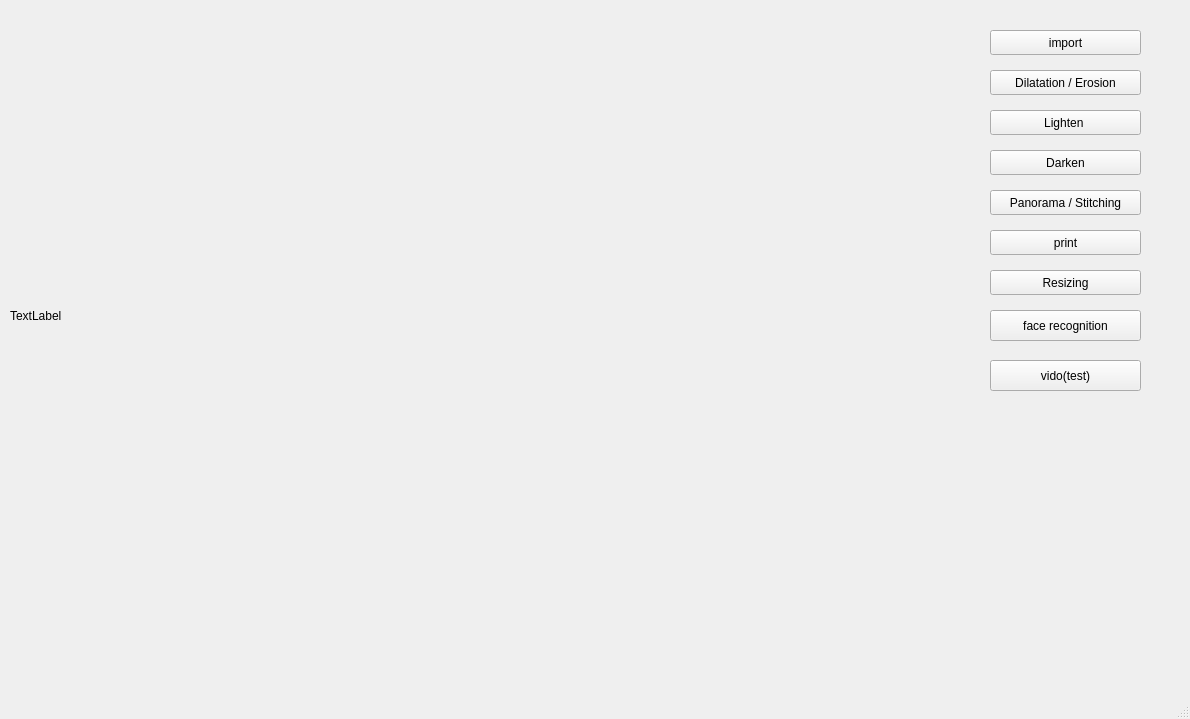
<?xml version="1.0" encoding="UTF-8"?>
<ui version="4.0">
 <class>MainWindow</class>
 <widget class="QMainWindow" name="MainWindow">
  <property name="geometry">
   <rect>
    <x>0</x>
    <y>0</y>
    <width>1190</width>
    <height>719</height>
   </rect>
  </property>
  <property name="windowTitle">
   <string>MainWindow</string>
  </property>
  <widget class="QWidget" name="centralwidget">
   <widget class="QPushButton" name="dilatation">
    <property name="geometry">
     <rect>
      <x>990</x>
      <y>70</y>
      <width>151</width>
      <height>25</height>
     </rect>
    </property>
    <property name="text">
     <string>Dilatation / Erosion</string>
    </property>
   </widget>
   <widget class="QPushButton" name="chicun">
    <property name="geometry">
     <rect>
      <x>990</x>
      <y>270</y>
      <width>151</width>
      <height>25</height>
     </rect>
    </property>
    <property name="text">
     <string>Resizing</string>
    </property>
   </widget>
   <widget class="QPushButton" name="liangdu">
    <property name="geometry">
     <rect>
      <x>990</x>
      <y>110</y>
      <width>151</width>
      <height>25</height>
     </rect>
    </property>
    <property name="text">
     <string>Lighten </string>
    </property>
   </widget>
   <widget class="QPushButton" name="hebing">
    <property name="geometry">
     <rect>
      <x>990</x>
      <y>190</y>
      <width>151</width>
      <height>25</height>
     </rect>
    </property>
    <property name="text">
     <string>Panorama / Stitching</string>
    </property>
   </widget>
   <widget class="QPushButton" name="pushButton_showImage">
    <property name="geometry">
     <rect>
      <x>990</x>
      <y>30</y>
      <width>151</width>
      <height>25</height>
     </rect>
    </property>
    <property name="text">
     <string>import</string>
    </property>
   </widget>
   <widget class="QLabel" name="label">
    <property name="geometry">
     <rect>
      <x>10</x>
      <y>10</y>
      <width>961</width>
      <height>611</height>
     </rect>
    </property>
    <property name="text">
     <string>TextLabel</string>
    </property>
   </widget>
   <widget class="QPushButton" name="print">
    <property name="geometry">
     <rect>
      <x>990</x>
      <y>230</y>
      <width>151</width>
      <height>25</height>
     </rect>
    </property>
    <property name="text">
     <string>print</string>
    </property>
   </widget>
   <widget class="QPushButton" name="andu">
    <property name="geometry">
     <rect>
      <x>990</x>
      <y>150</y>
      <width>151</width>
      <height>25</height>
     </rect>
    </property>
    <property name="text">
     <string>Darken</string>
    </property>
   </widget>
   <widget class="QPushButton" name="renlian">
    <property name="geometry">
     <rect>
      <x>990</x>
      <y>310</y>
      <width>151</width>
      <height>31</height>
     </rect>
    </property>
    <property name="text">
     <string>face recognition</string>
    </property>
   </widget>
   <widget class="QPushButton" name="pushButton">
    <property name="geometry">
     <rect>
      <x>990</x>
      <y>360</y>
      <width>151</width>
      <height>31</height>
     </rect>
    </property>
    <property name="text">
     <string>vido(test)</string>
    </property>
   </widget>
  </widget>
  <widget class="QMenuBar" name="menubar">
   <property name="geometry">
    <rect>
     <x>0</x>
     <y>0</y>
     <width>1190</width>
     <height>22</height>
    </rect>
   </property>
  </widget>
  <widget class="QStatusBar" name="statusbar"/>
 </widget>
 <resources/>
 <connections/>
</ui>
